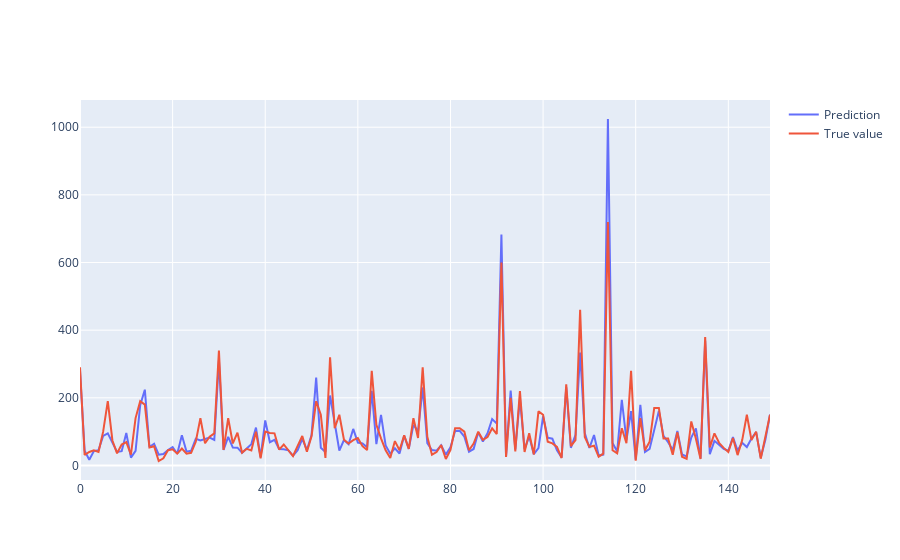

Here is the notebook cell this chart was saved with:
### Code cell
import plotly.graph_objects as go

fig = go.Figure()
fig.add_trace(go.Scatter(x=list(range(len(y_pred[-150:]))), y=np.exp(y_pred[-150:]),
                         mode='lines',
                         name='Prediction'))
fig.add_trace(go.Scatter(x=list(range(len(y_test[-150:]))), y=y_test1[-150:],
                         mode='lines',
                         name='True value'))

fig.show()

### Figure 1 — Plotly figure (JSON) as saved in the notebook; plotly's stock layout.template omitted (floating-point values rounded to 4 significant figures; data arrays with more than 128 entries replaced by an {"elided": "..."} marker saying what was removed)
{"data": [{"mode": "lines", "name": "Prediction", "type": "scatter", "x": {"elided": "150 int values"}, "y": {"elided": "150 float values"}}, {"mode": "lines", "name": "True value", "type": "scatter", "x": {"elided": "150 int values"}, "y": {"elided": "150 float values"}}], "layout": {}}
